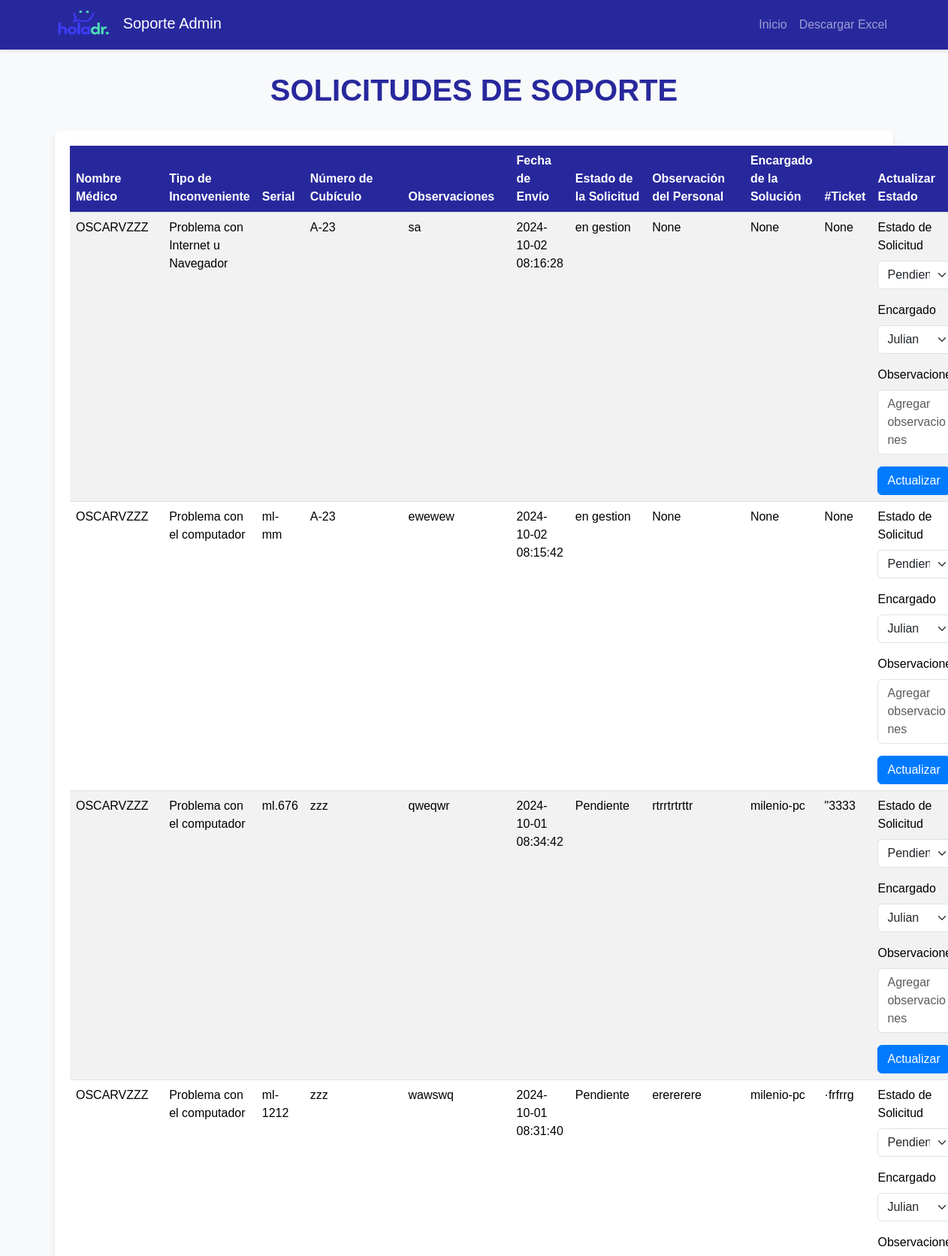
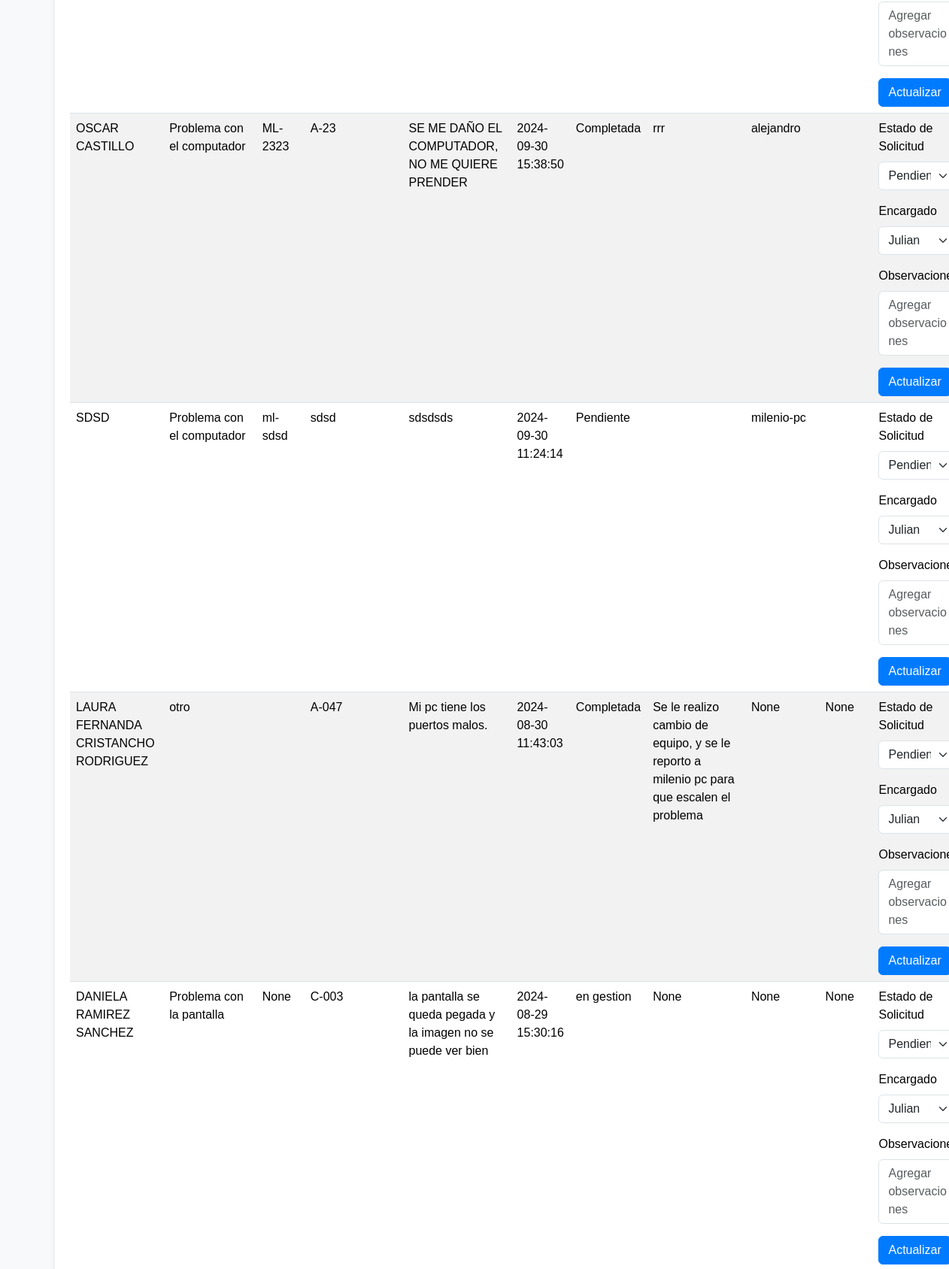
The app's page /estado_solicitud (upper part) with its own data (2 pictures, top to bottom).
### tables this page shows
CREATE TABLE "solicitar_soporte" (
	"nombres_completos"	TEXT,
	"tipo_de_inconveniente"	TEXT,
	"numero_cubiculo"	TEXT,
	"observaciones"	TEXT,
	"fecha_envio"	TEXT,
	"estado_de_solicitud"	NUMERIC,
	"observaciones2"	TEXT,
	"serial"	TEXT,
	"encargado"	TEXT,
	"ticket"	TEXT
);

### app.py (the view)
@app.route('/estado_solicitud')
def estado_solicitud1():
    conn = sqlite3.connect('registro.db')
    c = conn.cursor()
    c.execute("SELECT * FROM solicitar_soporte ORDER BY fecha_envio DESC")
    rows = c.fetchall()
    conn.close()
    return render_template('estado_solicitud.html', rows=rows)

### templates/estado_solicitud.html (shortened to what this page needs)
<!DOCTYPE html>
<html lang="es">
<head>
    <link href="https://cdn.jsdelivr.net/npm/bootstrap@5.3.3/dist/css/bootstrap.min.css" rel="stylesheet"
>
    <link rel="stylesheet" href="../static/css/estado_solicitud.css">
</head>
<body>
    <nav class="navbar navbar-expand-lg navbar-dark">
        <div class="container">
            <a class="navbar-brand" href="/admin">
                <img src="/static/imagenes/logo2.png" alt="Logo">
                Soporte Admin
            </a>
            <div class="collapse navbar-collapse" id="navbarNav">
                <ul class="navbar-nav ms-auto">
                    <li class="nav-item">
                        <a class="nav-link" href="/admin">Inicio</a>
                    </li>
                    <li class="nav-item">
                        <a class="nav-link" href="/exportar_a_excel3">Descargar Excel</a>
                    </li>
                </ul>
            </div>
        </div>
    </nav>
    <main class="container">
        <h1>SOLICITUDES DE SOPORTE</h1>
        <div class="table-container">
            <table class="table table-striped table-hover">
                <thead>
                    <tr>
                        <th>Nombre Médico</th>
                        <th>Tipo de Inconveniente</th>
                        <th>Serial</th>
                        <th>Número de Cubículo</th>
                        <th>Observaciones</th>
                        <th>Fecha de Envío</th>
                        <th>Estado de la Solicitud</th>
                        <th>Observación del Personal</th>
                        <th>Encargado de la Solución</th>
                        <th>#Ticket</th>
                        <th>Actualizar Estado</th>
                    </tr>
                </thead>
                <tbody>
                    {% for row in rows %}
                    <tr>
                        <td>{{ row[0] }}</td>
                        <td>{{ row[1] }}</td>
                        <td>{{ row[7] }}</td>
                        <td>{{ row[2] }}</td>
                        <td>{{ row[3] }}</td>
                        <td>{{ row[4] }}</td>
                        <td>{{ row[5] }}</td>
                        <td>{{ row[6] }}</td>
                        <td>{{ row[8] }}</td>
                        <td>{{ row[9] }}</td>
                        <td>
                            <form action="/actualizar_estado2/{{ row[4] }}" method="post">
                                <div class="mb-3">
                                    <label for="estado_de_solicitud" class="form-label">Estado de Solicitud</label>
                                    <select name="estado_de_solicitud" class="form-select">
                                        <option value="Pendiente">Pendiente</option>
                                    </select>
                                </div>
                                <div class="mb-3">
                                    <label for="encargado" class="form-label">Encargado</label>
                                    <select name="encargado" class="form-select" id="encargado"
                                        onchange="toggleTicketField()">
                                        <option value="julian">Julian</option>
                                    </select>
                                </div>
                                <div class="mb-3">
                                    <label for="observaciones2" class="form-label">Observaciones</label>
                                    <textarea name="observaciones2" class="form-control" rows="3"
                                        placeholder="Agregar observaciones"></textarea>
                                </div>
                                <button type="submit" class="btn btn-primary">Actualizar</button>
                            </form>
                        </td>
                    </tr>
                    {% endfor %}
                </tbody>
            </table>
        </div>
    </main>
</body>
</html>

### static/css/estado_solicitud.css (style rules this page uses)
:root { --primary-color: #28289D; --secondary-color: #f8f9fa; --accent-color: #007bff; }
body { font-family: 'Arial', sans-serif; background-color: var(--secondary-color); }
.navbar { background-color: var(--primary-color) !important; box-shadow: 0 2px 4px rgba(0, 0, 0, 0.1); }
.navbar-brand img { height: 40px; margin-right: 10px; }
h1 { color: var(--primary-color); text-align: center; margin: 30px 0; font-weight: bold; }
.table-container { background-color: white; border-radius: 8px; box-shadow: 0 4px 6px rgba(0, 0, 0, 0.1); padding: 20px; margin-bottom: 30px; }
.table { margin-bottom: 0; }
.table th { background-color: var(--primary-color); color: white; font-weight: bold; }
.table-striped tbody tr:nth-of-type(odd) { background-color: rgba(0, 0, 0, 0.05); }
.btn-primary { background-color: var(--accent-color); border-color: var(--accent-color); }
.form-select, .form-control { margin-bottom: 10px; }

### records on screen
solicitar_soporte: nombres_completos "OSCARVZZZ", tipo_de_inconveniente "Problema con Internet u Navegador", numero_cubiculo "A-23", observaciones "sa", fecha_envio "2024-10-02 08:16:28", estado_de_solicitud "en gestion", row "None"
solicitar_soporte: nombres_completos "OSCARVZZZ", tipo_de_inconveniente "Problema con el computador", serial "ml-mm", numero_cubiculo "A-23", observaciones "ewewew", fecha_envio "2024-10-02 08:15:42", estado_de_solicitud "en gestion", row "None"
solicitar_soporte: nombres_completos "OSCARVZZZ", tipo_de_inconveniente "Problema con el computador", serial "ml.676", numero_cubiculo "zzz", observaciones "qweqwr", fecha_envio "2024-10-01 08:34:42", estado_de_solicitud "Pendiente", observaciones2 "rtrrtrtrttr", encargado "milenio-pc", ticket "\"3333"
solicitar_soporte: nombres_completos "OSCARVZZZ", tipo_de_inconveniente "Problema con el computador", serial "ml-1212", numero_cubiculo "zzz", observaciones "wawswq", fecha_envio "2024-10-01 08:31:40", estado_de_solicitud "Pendiente", observaciones2 "erererere", encargado "milenio-pc", ticket "·frfrrg"
solicitar_soporte: nombres_completos "OSCAR CASTILLO", tipo_de_inconveniente "Problema con el computador", serial "ML-2323", numero_cubiculo "A-23", observaciones "SE ME DAÑO EL COMPUTADOR, NO ME QUIERE PRENDER", fecha_envio "2024-09-30 15:38:50", estado_de_solicitud "Completada", observaciones2 "rrr", encargado "alejandro"
solicitar_soporte: nombres_completos "SDSD", tipo_de_inconveniente "Problema con el computador", serial "ml-sdsd", numero_cubiculo "sdsd", observaciones "sdsdsds", fecha_envio "2024-09-30 11:24:14", estado_de_solicitud "Pendiente", encargado "milenio-pc"
solicitar_soporte: nombres_completos "LAURA FERNANDA CRISTANCHO RODRIGUEZ", tipo_de_inconveniente "otro", numero_cubiculo "A-047", observaciones "Mi pc tiene los puertos malos.", fecha_envio "2024-08-30 11:43:03", estado_de_solicitud "Completada", observaciones2 "Se le realizo cambio de equipo, y se le reporto a milenio pc para que escalen el problema", row "None"
solicitar_soporte: nombres_completos "DANIELA RAMIREZ SANCHEZ", tipo_de_inconveniente "Problema con la pantalla", row "None", numero_cubiculo "C-003", observaciones "la pantalla se queda pegada y la imagen no se puede ver bien", fecha_envio "2024-08-29 15:30:16", estado_de_solicitud "en gestion"
